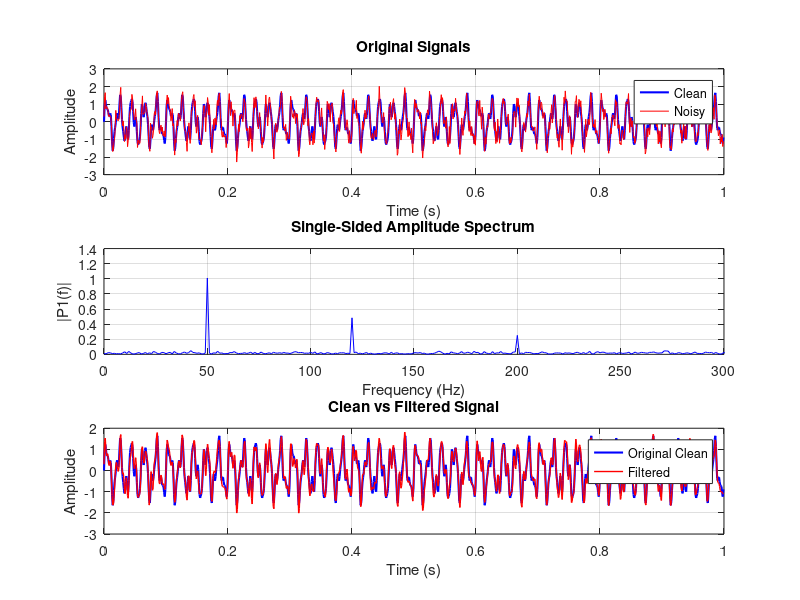
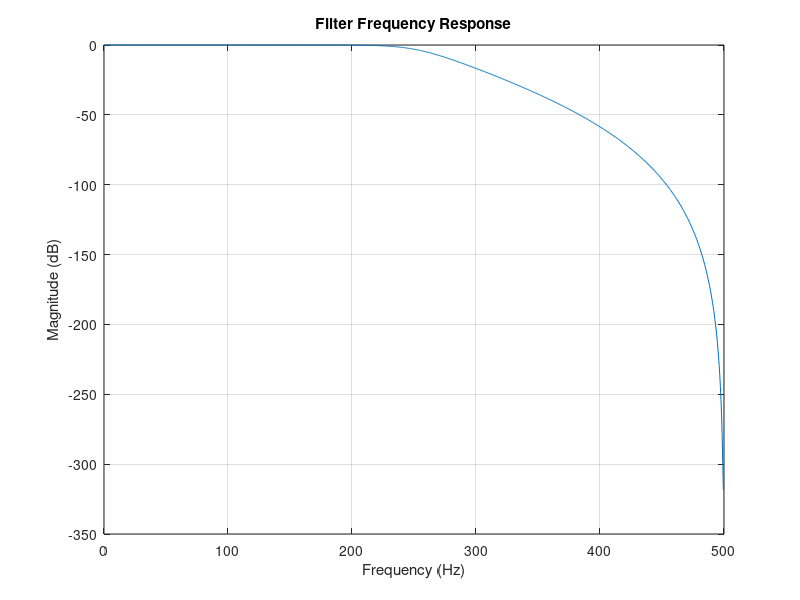

The MATLAB script that drew these images, in order:
% Signal Analysis and Filtering Demo
% Demonstrates spectral analysis and digital filtering

% Parameters
fs = 1000;              % Sampling frequency (Hz)
T = 1/fs;               % Sampling period
duration = 1;           % Signal duration (seconds)
L = fs * duration;      % Signal length
t = (0:L-1)*T;         % Time vector

% Generate a test signal with multiple frequencies and noise
f1 = 50;   % Main signal frequency (Hz)
f2 = 120;  % Second component
f3 = 200;  % Third component
noise_amp = 0.3;

% Create clean and noisy signals
clean_signal = sin(2*pi*f1*t) + 0.5*sin(2*pi*f2*t) + 0.25*sin(2*pi*f3*t);
noisy_signal = clean_signal + noise_amp*randn(size(t));

% Compute FFT of noisy signal
Y = fft(noisy_signal);
P2 = abs(Y/L);          % Two-sided spectrum
P1 = P2(1:L/2+1);       % Single-sided spectrum
P1(2:end-1) = 2*P1(2:end-1);
f = fs*(0:(L/2))/L;     % Frequency vector

% Design a lowpass filter to remove high-frequency noise
cutoff = 250;  % Cutoff frequency (Hz)
order = 6;     % Filter order
[b, a] = butter(order, cutoff/(fs/2), 'low');

% Apply the filter
filtered_signal = filtfilt(b, a, noisy_signal);  % Zero-phase filtering

% Plot results
figure('Position', [100 100 800 1000]);

% Time domain plots
subplot(3,1,1);
plot(t, clean_signal, 'b', 'LineWidth', 1.5);
hold on;
plot(t, noisy_signal, 'r', 'LineWidth', 0.5);
title('Original Signals');
xlabel('Time (s)');
ylabel('Amplitude');
legend('Clean', 'Noisy');
grid on;

% Frequency domain plot
subplot(3,1,2);
plot(f, P1, 'b');
title('Single-Sided Amplitude Spectrum');
xlabel('Frequency (Hz)');
ylabel('|P1(f)|');
xlim([0 300]);  % Limit x-axis to relevant frequencies
grid on;

% Filtered signal plot
subplot(3,1,3);
plot(t, clean_signal, 'b', 'LineWidth', 1.5);
hold on;
plot(t, filtered_signal, 'r', 'LineWidth', 1);
title('Clean vs Filtered Signal');
xlabel('Time (s)');
ylabel('Amplitude');
legend('Original Clean', 'Filtered');
grid on;

% Display the filter's frequency response
figure('Position', [900 100 600 400]);
[h, w] = freqz(b, a, 1024, fs);
plot(w, 20*log10(abs(h)));
title('Filter Frequency Response');
xlabel('Frequency (Hz)');
ylabel('Magnitude (dB)');
grid on;